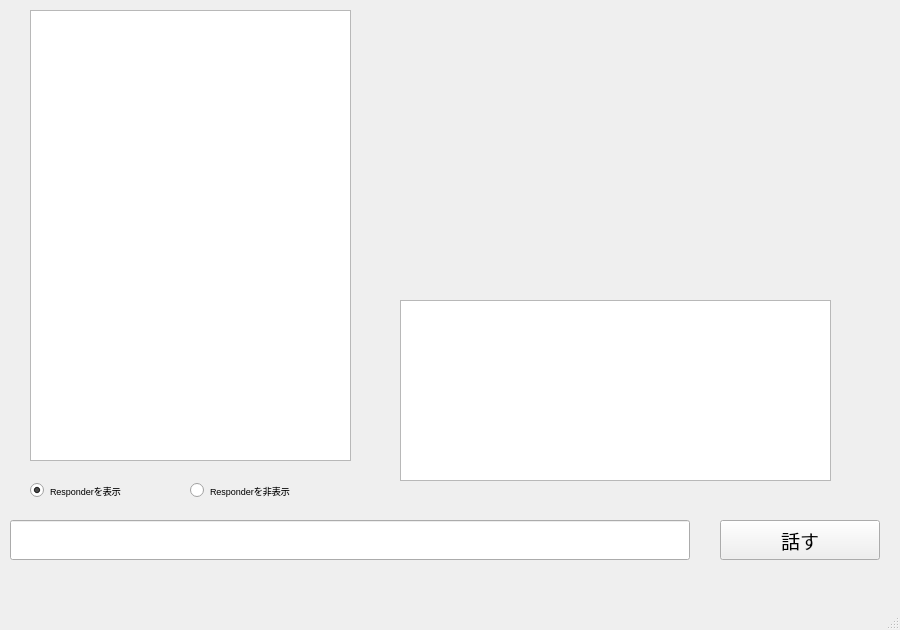
<?xml version="1.0" encoding="UTF-8"?>
<ui version="4.0">
 <class>MainWindow</class>
 <widget class="QMainWindow" name="MainWindow">
  <property name="geometry">
   <rect>
    <x>0</x>
    <y>0</y>
    <width>900</width>
    <height>630</height>
   </rect>
  </property>
  <property name="windowTitle">
   <string>MainWindow</string>
  </property>
  <widget class="QWidget" name="centralwidget">
   <widget class="QListWidget" name="listWidgetLog">
    <property name="geometry">
     <rect>
      <x>30</x>
      <y>10</y>
      <width>321</width>
      <height>451</height>
     </rect>
    </property>
    <property name="font">
     <font>
      <pointsize>10</pointsize>
     </font>
    </property>
   </widget>
   <widget class="QRadioButton" name="radioButton_1">
    <property name="geometry">
     <rect>
      <x>30</x>
      <y>480</y>
      <width>150</width>
      <height>21</height>
     </rect>
    </property>
    <property name="font">
     <font>
      <pointsize>7</pointsize>
     </font>
    </property>
    <property name="text">
     <string>Responderを表示</string>
    </property>
    <property name="checked">
     <bool>true</bool>
    </property>
   </widget>
   <widget class="QRadioButton" name="radioButton_2">
    <property name="geometry">
     <rect>
      <x>190</x>
      <y>480</y>
      <width>150</width>
      <height>21</height>
     </rect>
    </property>
    <property name="font">
     <font>
      <pointsize>7</pointsize>
     </font>
    </property>
    <property name="text">
     <string>Responderを非表示</string>
    </property>
   </widget>
   <widget class="QLineEdit" name="lineEdit">
    <property name="geometry">
     <rect>
      <x>10</x>
      <y>520</y>
      <width>680</width>
      <height>40</height>
     </rect>
    </property>
    <property name="font">
     <font>
      <pointsize>14</pointsize>
     </font>
    </property>
   </widget>
   <widget class="QPushButton" name="buttonTalk">
    <property name="geometry">
     <rect>
      <x>720</x>
      <y>520</y>
      <width>160</width>
      <height>40</height>
     </rect>
    </property>
    <property name="font">
     <font>
      <pointsize>14</pointsize>
     </font>
    </property>
    <property name="text">
     <string>話す</string>
    </property>
   </widget>
   <widget class="QLabel" name="labelShowImg">
    <property name="geometry">
     <rect>
      <x>490</x>
      <y>0</y>
      <width>300</width>
      <height>300</height>
     </rect>
    </property>
    <property name="text">
     <string/>
    </property>
    <property name="pixmap">
     <pixmap resource="qt_resource.qrc">:/re/img/talk.gif</pixmap>
    </property>
    <property name="alignment">
     <set>Qt::AlignCenter</set>
    </property>
   </widget>
   <widget class="QTextEdit" name="labelResponce">
    <property name="geometry">
     <rect>
      <x>400</x>
      <y>300</y>
      <width>431</width>
      <height>181</height>
     </rect>
    </property>
   </widget>
  </widget>
  <widget class="QMenuBar" name="menubar">
   <property name="geometry">
    <rect>
     <x>0</x>
     <y>0</y>
     <width>900</width>
     <height>31</height>
    </rect>
   </property>
  </widget>
  <widget class="QStatusBar" name="statusbar"/>
 </widget>
 <resources>
  <include location="qt_resource.qrc"/>
 </resources>
 <connections>
  <connection>
   <sender>buttonTalk</sender>
   <signal>clicked()</signal>
   <receiver>MainWindow</receiver>
   <slot>buttonTalkSlot()</slot>
   <hints>
    <hint type="sourcelabel">
     <x>901</x>
     <y>672</y>
    </hint>
    <hint type="destinationlabel">
     <x>910</x>
     <y>763</y>
    </hint>
   </hints>
  </connection>
  <connection>
   <sender>radioButton_1</sender>
   <signal>clicked()</signal>
   <receiver>MainWindow</receiver>
   <slot>showResponderName()</slot>
   <hints>
    <hint type="sourcelabel">
     <x>133</x>
     <y>576</y>
    </hint>
    <hint type="destinationlabel">
     <x>-30</x>
     <y>586</y>
    </hint>
   </hints>
  </connection>
  <connection>
   <sender>radioButton_2</sender>
   <signal>clicked()</signal>
   <receiver>MainWindow</receiver>
   <slot>hiddenResponderName()</slot>
   <hints>
    <hint type="sourcelabel">
     <x>320</x>
     <y>577</y>
    </hint>
    <hint type="destinationlabel">
     <x>34</x>
     <y>625</y>
    </hint>
   </hints>
  </connection>
 </connections>
 <slots>
  <slot>showResponderName()</slot>
  <slot>hiddenResponderName()</slot>
 </slots>
</ui>
